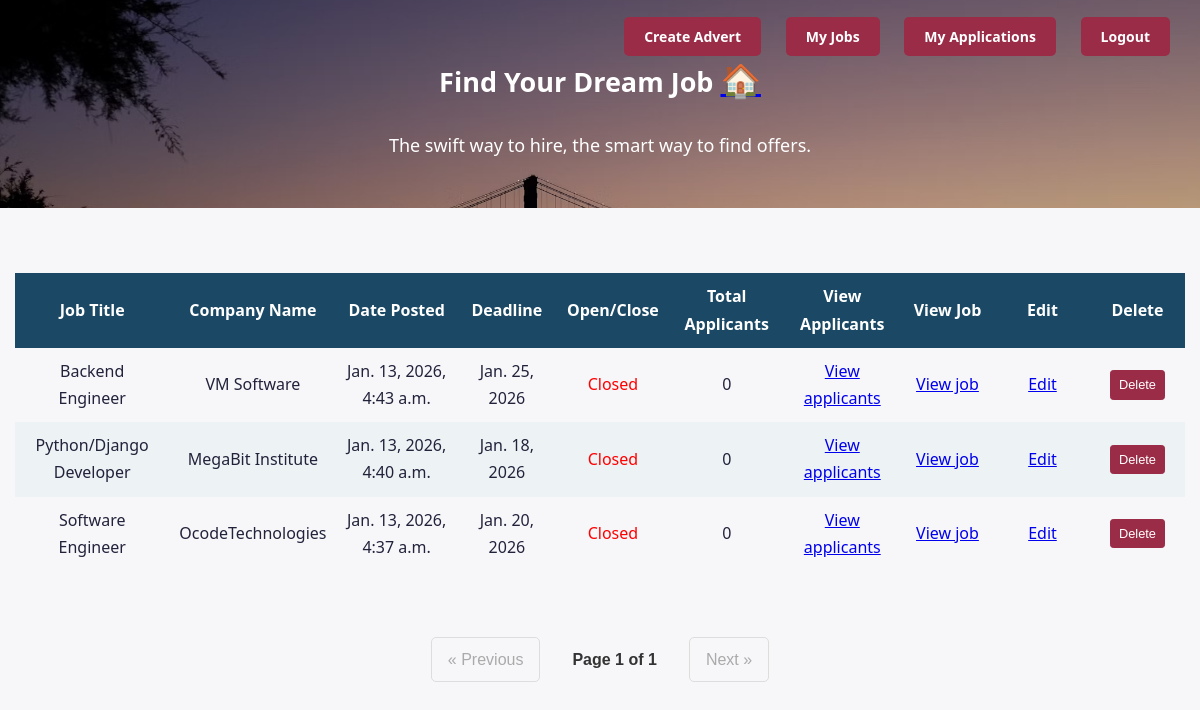
The app's page /adverts/my-jobs/ (signed in) with its own data.
### application_tracking/models.py (models this page shows, shortened)
class JobAdvert(BaseModel):
    title = models.CharField(max_length=150)
    company_name =  models.CharField(max_length=150)
    employment_type = models.CharField(max_length=50, choices=EmploymentType)
    experience_level = models.CharField(max_length=50, choices=ExperienceLevel)
    description = models.TextField()
    job_type =  models.CharField(max_length=50, choices=LocationTypeChoice)
    location =  models.CharField(max_length=255, null=True, blank=True)
    is_published = models.BooleanField(default=True)
    deadline = models.DateField()
    skills = models.CharField(max_length=255)
    created_by = models.ForeignKey(User, on_delete=models.CASCADE)
    objects = JobAdvertQuerySet.as_manager()
    class Meta:
        ordering = ("-created_at",)
    @property
    def total_applicants(self):
        return self.applications.count()

### application_tracking/views.py (the view)
# urls.py: path("my-jobs/", views.my_jobs, name="my_jobs"),
@login_required
def my_jobs(request: HttpRequest):
    user: User = request.user
    jobs = JobAdvert.objects.filter(created_by=user)
    paginator = Paginator(jobs, 10)
    requested_page = request.GET.get("page")
    paginated_jobs = paginator.get_page(requested_page)
    context = {
        "my_jobs": paginated_jobs,
        "current_date": timezone.now().date()
    }
    return render(request, "my_jobs.html",  context)

### application_tracking/templates/my_jobs.html (shortened to what this page needs)
{% extends 'base.html' %}
{% block content %}
{% include 'header.html' %}
<div class="container">
    <div class="table-wrapper">
        <table>
            <thead>
                <tr>
                    <th scope="col">Job Title</th>
                    <th scope="col">Company Name</th>
                    <th scope="col">Date Posted</th>
                    <th scope="col">Deadline</th>
                    <th scope="col">Open/Close</th>
                    <th scope="col">Total Applicants</th>
                    <th scope="col">View Applicants</th>
                    <th scope="col">View Job</th>
                    <th scope="col">Edit</th>
                    <th scope="col">Delete</th>
                </tr>
            </thead>
            <tbody>
                {% if my_jobs %}
                {% for job in my_jobs %}
                <tr>
                    <td>{{ job.title }}</td>
                    <td>{{ job.company_name }}</td>
                    <td>{{ job.created_at }}</td>
                    <td>{{ job.deadline }}</td>
                    <td>
                        {% if job.deadline >= current_date %}
                        <span style="color: green;">Open</span>
                        {% else %}
                        <span style="color: red;">Closed</span>
                        {% endif %}
                    </td>
                    <td>{{ job.total_applicants }}</td>
                    <td>
                        <a href="{% url 'advert_applications' job.id %}" target="_blank">
                            View applicants
                        </a>
                    </td>
                    <td>
                        <a href="{% url 'job_advert' job.id %}" target="_blank">
                            View job
                        </a>
                    </td>
                    <td>
                        <a href="{% url 'update_advert' job.id %}" target="_blank">
                            Edit
                        </a>
                    </td>
                    <td>
                        <form method='POST' action="{% url 'delete_advert' job.id %}">{% csrf_token %}
                            <button type="submit" class='small-btn'>Delete</button>
                        </form>
                    </td>
                </tr>
                {% endfor %}
                {% else %}
                <tr>
                    <td colspan="12">No adverts found.</td>
                </tr>
                {% endif %}
            </tbody>
        </table>
    </div>
</div>
<section class="container">
    <div class="pagination">
        <div class="step-links">
            {% if my_jobs.has_previous %}
            <a class="pagination-link"
                href="?page={{ my_jobs.previous_page_number }}{% if request.GET.keyword %}&keyword={{ request.GET.keyword }}{% endif %}{% if request.GET.location %}&location={{ request.GET.location }}{% endif %}">«
                Previous</a>
            {% else %}
            <span class="pagination-disabled">« Previous</span>
            {% endif %}
            <span class="pagination-current">
                Page {{ my_jobs.number }} of {{ my_jobs.paginator.num_pages }}
            </span>
            {% if my_jobs.has_next %}
            <a class="pagination-link"
                href="?page={{ my_jobs.next_page_number }}{% if request.GET.keyword %}&keyword={{ request.GET.keyword }}{% endif %}{% if request.GET.location %}&location={{ request.GET.location }}{% endif %}">Next
                »</a>
            {% else %}
            <span class="pagination-disabled">Next »</span>
            {% endif %}
        </div>
    </div>
</section>
{% endblock %}

### templates/base.html (shortened to what this page needs)
{% load static %}
<!DOCTYPE html>
<html lang="en">
<head>
    <link rel="stylesheet" href="{% static 'style.css' %}">
</head>
<body>
        {% block content %}
        {% endblock %}
</body>
</html>

### templates/header.html (shortened to what this page needs)
<section class="homepage-header">
  <div class="homepage-header-buttons">
      {% if user.is_authenticated %}
          <a class="" href="{% url 'create_advert' %}">Create Advert</a>
          <a href="{% url 'my_jobs' %}">My Jobs</a>
          <a href="{% url 'my_applications' %}">My Applications</a>
          <a href="{% url 'logout' %}">Logout</a>
      {% else %}
      <a href="{% url 'login' %}">Login</a>
      <a href="{% url 'register' %}">Register</a>
      {% endif %}
  </div>
  <h1>Find Your Dream Job <a style="font-size: larger;" href="/">🏠</a></h1>
  <p>The swift way to hire, the smart way to find offers.</p>
</section>

### talent_base/static/style.css (style rules this page uses)
:root { --white: #fff; --darkblue: #1b4965; --lightblue: #edf2f4; }
:root { --white: #fff; --darkblue: #1b4965; --lightblue: #edf2f4; --primary: #6C63FF; --secondary: #FF6584; --accent: #43E6D6; --background: #F7F7FA; --text: #22223B; --card: #fff; --shadow: rgba(44, 62, 80, 0.08); }
body { font-family: Arial, sans-serif; margin: 0; padding: 0; box-sizing: border-box; line-height: 1.6; }
body { font-family: 'Poppins', 'Segoe UI', Arial, sans-serif; margin: 0; padding: 0; box-sizing: border-box; line-height: 1.7; background: var(--background); color: var(--text); }
.small-btn { display: inline-block; padding: 0.25rem 0.5rem; font-size: 0.8rem; line-height: 1.5; text-align: center; text-decoration: none; color: #fff; background-color: #9A2C47; border: 1px solid #9A2C47; border-radius: 0.2rem; cursor: pointer; }
.homepage-header { font-family: system-ui; background-image: url('header-image.jpeg'); background-repeat: no-repeat; background-size: cover; color: #fff; font-size: large; background-position: center center; text-align: center; padding: 30px; background-color: #f4f4f4; }
.homepage-header-buttons { position: absolute; top: 20px; right: 20px; }
.homepage-header-buttons a { text-decoration: none; margin: 0 10px; padding: 10px 20px; color: white; background-color: #9A2C47; border-radius: 5px; font-size: 14px; font-weight: bold; }
.pagination { display: flex; justify-content: center; align-items: center; padding: 1rem; font-family: Arial, sans-serif; }
.step-links { display: flex; gap: 1rem; align-items: center; }
.pagination-disabled { color: #aaa; padding: 0.5rem 1rem; border: 1px solid #ddd; border-radius: 5px; cursor: not-allowed; }
.pagination-current { font-weight: bold; padding: 0.5rem 1rem; color: #333; }
.container { display: flex; justify-content: center; padding: 15px 15px; margin: auto; }
.table-wrapper { overflow-x: auto; }
.table-wrapper table { margin: 50px 0 20px; border-collapse: collapse; text-align: center; }
.table-wrapper table th, .table-wrapper table td { padding: 10px; min-width: 75px; }
.table-wrapper table th { color: var(--white); background: var(--darkblue); }
.table-wrapper table tbody tr:nth-of-type(even)>* { background: var(--lightblue); }

### records on screen
JobAdvert: title "Backend Engineer", company_name "VM Software", created_at "Jan. 13, 2026, 4:43 a.m.", deadline "Jan. 25, 2026", shows "Closed", total_applicants "0"
JobAdvert: title "Python/Django Developer", company_name "MegaBit Institute", created_at "Jan. 13, 2026, 4:40 a.m.", deadline "Jan. 18, 2026", shows "Closed", total_applicants "0"
JobAdvert: title "Software Engineer", company_name "OcodeTechnologies", created_at "Jan. 13, 2026, 4:37 a.m.", deadline "Jan. 20, 2026", shows "Closed", total_applicants "0"

### other values on screen
{{ my_jobs.number }} "1"
{{ my_jobs.paginator.num_pages }} "1"
